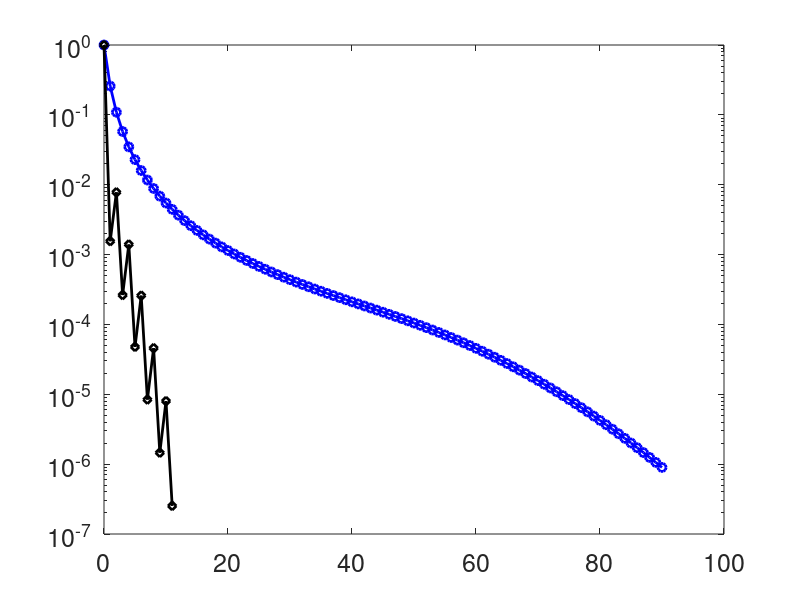

Recreate this plot in MATLAB. (Note: this script raises an error after producing the figure.)
%Erwthma 1
% Author : Ε . ΚΩΝΣΤΑΝΤΟΠΟΥΛΟΥ , ΑΜ 1059560 , Date : 19/2/2020
n=500; 
A1 =spdiags([1:n]',[0],n,n); 
xsol = ones(n,1); 
b1 = A1*xsol;
[x1,fl1,rr1,it1,rv1] = pcg(A1,b1,[],2000);
%x1 is the computed solution to A*x = b.
%fl1 is a flag indicating whether the algorithm converged.
%rr1 is the relative residual of the computed answer x.
%it1 is the iteration number when x was computed.
%rv1 is a vector of the residual history for ||b−Ax||.

A2 =spdiags([linspace(1,2,n/2)';linspace(1000,1001,n/2)'],[0],n,n);
b2 = A2*xsol;
[x2,fl2,rr2,it2,rv2] = pcg(A2,b2,[],2000);


set(0, 'DefaultAxesFontSize', 18);
set(0, 'DefaultLineLineWidth', 2);
figure;

semilogy(0:length(rv1)-1,rv1/norm(b1),'bo-');hold on;
semilogy(0:length(rv2)-1,rv2/norm(b2),'kd-');hold on;
yline(10^(-6),'r--');

legend('A1 matrix','A2 matrix','Tol','Location','East');
ylabel('final relative error');
xlabel('maxit');